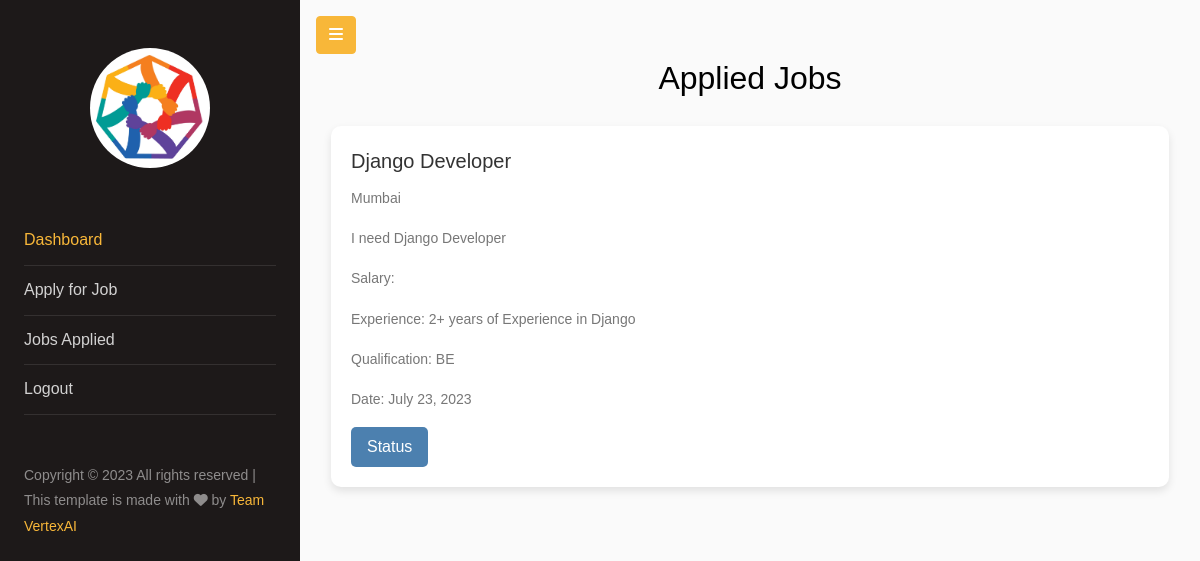
Page /jobs_applied/ (signed in) on the earlier database version.
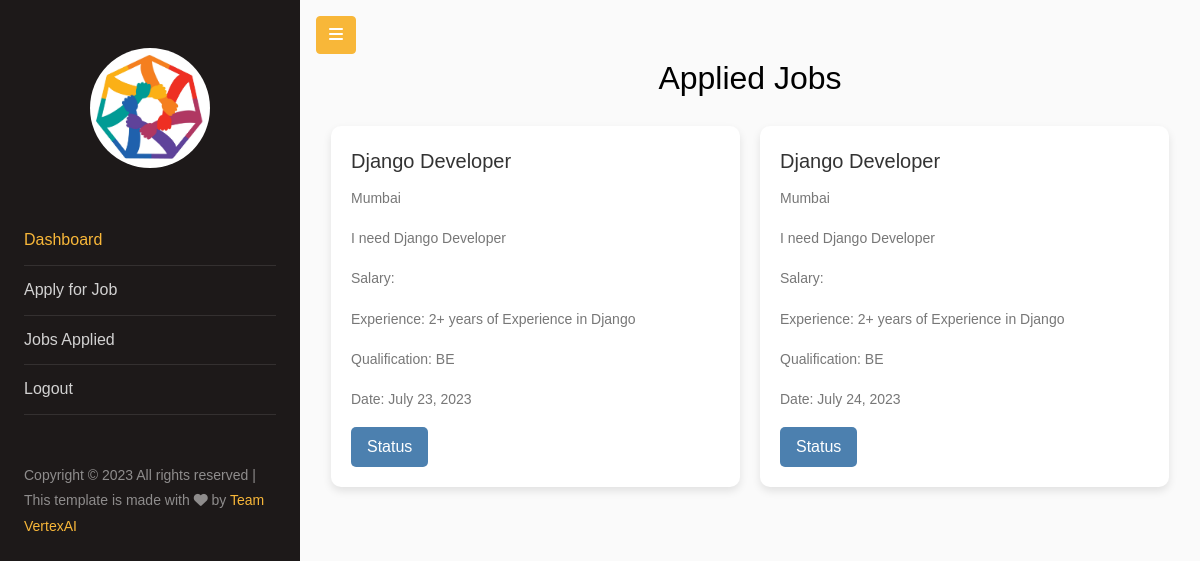
Same page on the later database version.
### account/models.py (models this page shows, shortened)
class JobApplication(models.Model):
    job = models.ForeignKey(JobPost, on_delete=models.CASCADE)
    applicant = models.ForeignKey(CustomUser, on_delete=models.CASCADE)
    resume = models.FileField(upload_to="resumes")
    application_status = models.CharField(
        max_length=250,
        null=True,
        choices=(
            ("Applied", "Applied"),
            ("Rejected", "Rejected"),
            ("Interview Stage", "Interview Stage"),
            ("Job Offered", "Job Offered"),
        ),
        default="Applied",
    )
    communication_log = models.CharField(max_length=250, null=True)
    hiring_decision = models.CharField(
        max_length=250,
        null=True,
        choices=(("Hired", "Hired"), ("Rejected", "Rejected"), ("Pending", "Pending")),
        default="Pending"
    )
    application_date = models.DateField(auto_now_add=True)
    employee_info = models.OneToOneField(Employee_Info , on_delete=models.CASCADE)

class JobPost(models.Model):
    job_title = models.CharField(max_length=250, null=False)
    job_description = models.TextField(max_length=250, null=False)
    job_location = models.CharField(max_length=250, null=False)
    job_experience = models.CharField(max_length=250, null=False)
    job_qualification = models.CharField(max_length=250, null=False)
    job_posted_by = models.ForeignKey(CustomUser, on_delete=models.CASCADE)
    job_salary_range = models.CharField(max_length=250, null=False)
    flexible_work_arrangements = models.BooleanField(default=False)
    company_id = models.ForeignKey(Company, on_delete=models.CASCADE)
    company_information = models.TextField(max_length=250, null=False)
    job_posted_on = models.DateField(auto_now_add=True)
    job_type = models.CharField(max_length=250, null=False)
    job_security_information = models.CharField(
        max_length=250, choices=job_security_information_choices, null=False , default="Stable"
    )
    job_data = models.JSONField(null=True)

### account/views.py (the view)
# urls.py: path("jobs_applied/", views.jobs_applied , name="jobs_applied"),
@login_required(login_url='login')
def jobs_applied(request):
    job_list = JobApplication.objects.select_related("job" , "applicant").filter(applicant=request.user)
    context = {
        "job_list" : job_list
    }
    return render(request , "account/employee/jobs_applied.html" , context = context)

### account/templates/account/employee/jobs_applied.html (shortened to what this page needs)
{% extends 'base.html' %}
{% block content %}
<div class="container">
    <div class="row">
        <div class="col-md-12">
            <h2 class="text-center mb-4">Applied Jobs</h2>
            <div class="job-list">
                {% for job in job_list %}
                <div class="job-card">
                    <h3>{{ job.job.job_title }}</h3>
                    <p>{{ job.job.job_location }}</p>
                    <p>{{ job.job.job_description }}</p>
                    <p>Salary: {{ job.job.job_salary }}</p>
                    <p>Experience: {{ job.job.job_experience }}</p>
                    <p>Qualification: {{ job.job.job_qualification }}</p>
                    <p>Date: {{ job.application_date }}</p>
                    <button class="btn btn-primary">Status</button>
                </div>
                {% endfor %}
            </div>
        </div>
    </div>
</div>
{% endblock content %}

### templates/base.html (shortened to what this page needs)
{% load static %}
<!DOCTYPE html>
<html lang="en">
<head>
    <link href="https://cdn.jsdelivr.net/npm/bootstrap@5.3.0/dist/css/bootstrap.min.css" rel="stylesheet"
 />
    <link rel="stylesheet" href="{% static 'account/css/style.css' %}">
</head>
<body>
    <div class="wrapper d-flex align-items-stretch">
        <nav id="sidebar">
            <div class="p-4 pt-5">
                <a id="logo" href="#" class="img logo rounded-circle mb-5"></a>
                <ul class="list-unstyled components mb-5">
                    <li class="active">
                        <a href="{% url 'dashboard' %}">Dashboard</a>
                    </li>
                    {% if request.user.user_type == 1 %}
                    {% comment %} For HR {% endcomment %}
                    <li>
                        <a href="{% url 'post_job' %}">Post New Job</a>
                    </li>
                    <li>
                        <a href="{% url 'jobs_posted' %}">Jobs Posted</a>
                    </li>
                    {% else %}
                    <li>
                        <a href="{% url 'emp_job_list' %}">Apply for Job</a>
                    </li>
                    <li>
                        <a href="{% url 'jobs_applied' %}">Jobs Applied</a>
                    </li>
                    {% endif %}
                    <li>
                        <a href="{% url 'logout' %}">Logout</a>
                    </li>
                </ul>
                <div class="footer">
                    <p>
                        Copyright &copy;
                        All rights reserved | This template is made with
                        <i class="fa-sharp fa-solid fa-heart"></i> by
                        <a href="">Team VertexAI</a>
                    </p>
                </div>
            </div>
        </nav>
        <div id="content" class="p-3 p-md-3">
            <button type="button" id="sidebarCollapse" class="btn btn-primary">
                <i class="fa fa-bars"></i>
            </button>
            {% block content %}
            {% endblock content %}
        </div>
    </div>
</body>
</html>

### account/templates/account/employee/jobs_applied.html (style rules this page uses)
.job-list { display: grid; grid-template-columns: repeat(auto-fit, minmax(300px, 1fr)); gap: 20px; }
.job-card { background-color: #fff; border-radius: 10px; box-shadow: 0 4px 8px rgba(0, 0, 0, 0.1); padding: 20px; transition: box-shadow 0.3s ease; }
.job-card h3 { color: #333; font-size: 20px; margin-bottom: 10px; }
.job-card p { color: #777; margin-bottom: 15px; }
.job-card .btn { background-color: #4c80af; color: #fff; border: none; padding: 8px 16px; border-radius: 5px; cursor: pointer; transition: background-color 0.3s ease; }

Differences in the rows shown:
added JobApplication: job.job_title "Django Developer", job.job_location "Mumbai", job.job_description "I need Django Developer", job.job_experience "2+ years of Experience in Django", job.job_qualification "BE", application_date "July 24, 2023"
